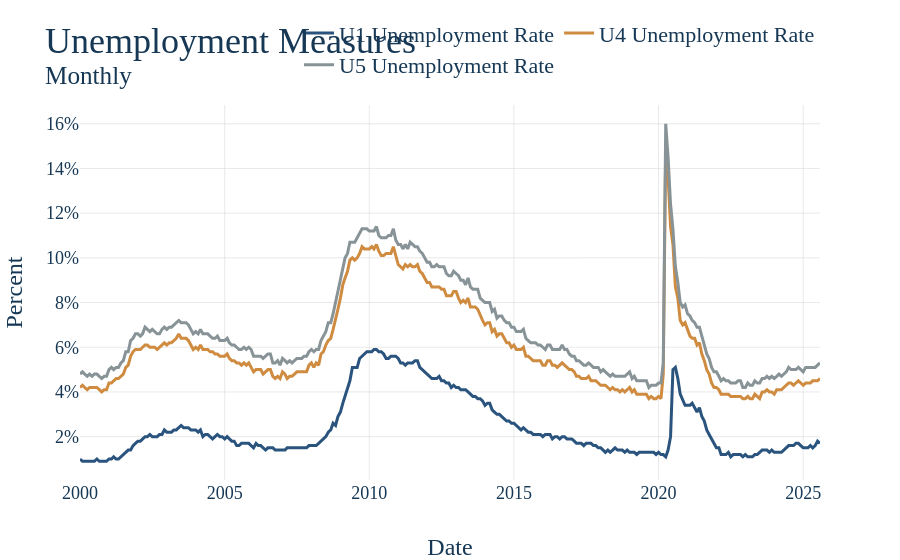

Notebook source saved alongside this figure:
### Markdown cell above
5. Now that all our data is ready, make the graph and have it save itself as a .html file to graph_output whenver the notebooks is rerun. The name of the file should exactly match the notebook name. For instance, this file "example.ipynb" produces the graph "example.html." Nice work, you made a graph!

### Code cell
# First make the figure
fig = go.Figure()


# Loop the columns of the dataframe and plot each as a separate trace
for col in joined_df.columns:
    fig.add_trace(
        go.Scatter(
            x=joined_df.index,
            y=joined_df[col],
            mode='lines',
            name=col
        )
    )

# Update the titles, using the html tage <sup> for a subtitle 
fig.update_layout(
    title = dict(text = 'Unemployment Measures <br><sup>Monthly </sup>'),
    xaxis_title="Date",
    yaxis_title="Percent",
)

# This is graph specific, but here we want the y-axis to be percent signs 
fig.update_yaxes(
    tickformat=".2f%",
    ticksuffix="%"
)

# Again, graph specific, we have a mutliyear series and want tick marks to be years
fig.update_xaxes(
    type='date',
    tickformat='%Y',
)

# Show our figure (Dimensions may be off on different screen sizes)
fig.show()

# This should be the same for EVERY GRAPH!
# Save it to the graph_output folder with the name matching the file, as HTML
fig.write_html(GRAPH_OUTPUT_PATH + f"/{GRAPH_NAME}.html")

### Figure 1 — Plotly figure (JSON) as saved in the notebook; plotly's stock layout.template omitted (floating-point values rounded to 4 significant figures; data arrays with more than 128 entries replaced by an {"elided": "..."} marker saying what was removed)
{"data": [{"mode": "lines", "name": "U1 Unemployment Rate", "type": "scatter", "x": {"elided": "308 str values"}, "y": {"elided": "308 float values"}}, {"mode": "lines", "name": "U4 Unemployment Rate", "type": "scatter", "x": {"elided": "308 str values"}, "y": {"elided": "308 float values"}}, {"mode": "lines", "name": "U5 Unemployment Rate", "type": "scatter", "x": {"elided": "308 str values"}, "y": {"elided": "308 float values"}}], "layout": {"title": {"text": "Unemployment Measures <br><sup>Monthly </sup>"}, "xaxis": {"tickformat": "%Y", "title": {"text": "Date"}, "type": "date"}, "yaxis": {"tickformat": ".2f%", "ticksuffix": "%", "title": {"text": "Percent"}}}}
